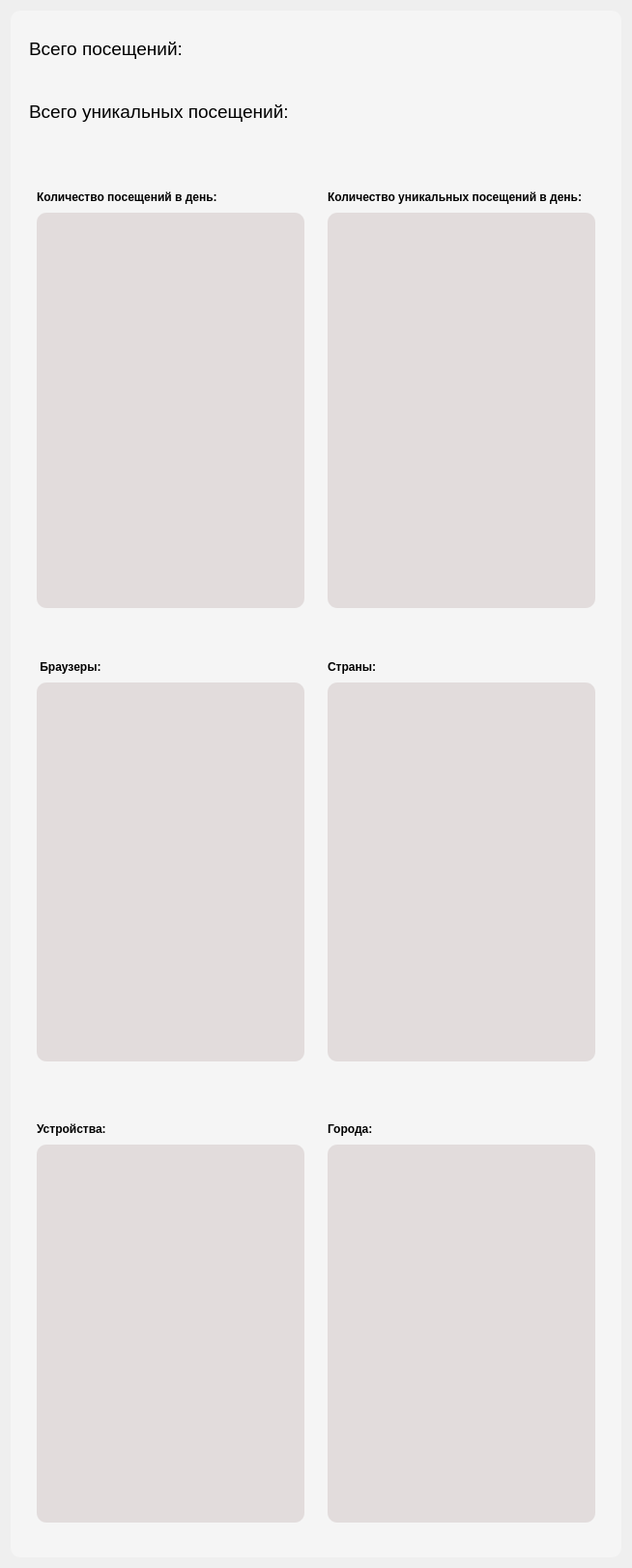
                <widget class="QWidget" name="scrollAreaWidgetContents">
                 <property name="geometry">
                  <rect>
                   <x>0</x>
                   <y>0</y>
                   <width>654</width>
                   <height>1618</height>
                  </rect>
                 </property>
                 <layout class="QVBoxLayout" name="verticalLayout_6">
                  <item>
                   <widget class="QFrame" name="scroll_frame">
                    <property name="minimumSize">
                     <size>
                      <width>0</width>
                      <height>1600</height>
                     </size>
                    </property>
                    <property name="styleSheet">
                     <string notr="true">background-color: #F5F5F5; border-radius: 10px;</string>
                    </property>
                    <property name="frameShape">
                     <enum>QFrame::StyledPanel</enum>
                    </property>
                    <property name="frameShadow">
                     <enum>QFrame::Raised</enum>
                    </property>
                    <layout class="QVBoxLayout" name="verticalLayout_7">
                     <item>
                      <widget class="QFrame" name="frame_7">
                       <property name="minimumSize">
                        <size>
                         <width>0</width>
                         <height>150</height>
                        </size>
                       </property>
                       <property name="maximumSize">
                        <size>
                         <width>16777215</width>
                         <height>150</height>
                        </size>
                       </property>
                       <property name="styleSheet">
                        <string notr="true">background-color: #F5F5F5; border-radius: 10px; border: 0px;</string>
                       </property>
                       <property name="frameShape">
                        <enum>QFrame::StyledPanel</enum>
                       </property>
                       <property name="frameShadow">
                        <enum>QFrame::Raised</enum>
                       </property>
                       <widget class="QLabel" name="label">
                        <property name="geometry">
                         <rect>
                          <x>10</x>
                          <y>20</y>
                          <width>291</width>
                          <height>21</height>
                         </rect>
                        </property>
                        <property name="font">
                         <font>
                          <pointsize>14</pointsize>
                         </font>
                        </property>
                        <property name="styleSheet">
                         <string notr="true">color: black; border: 0px</string>
                        </property>
                        <property name="text">
                         <string>Всего посещений:</string>
                        </property>
                       </widget>
                       <widget class="QLabel" name="label_13">
                        <property name="geometry">
                         <rect>
                          <x>10</x>
                          <y>70</y>
                          <width>401</width>
                          <height>51</height>
                         </rect>
                        </property>
                        <property name="font">
                         <font>
                          <pointsize>14</pointsize>
                         </font>
                        </property>
                        <property name="styleSheet">
                         <string notr="true">color: black; border: 0px</string>
                        </property>
                        <property name="text">
                         <string>Всего уникальных посещений:</string>
                        </property>
                       </widget>
                       <widget class="QLabel" name="all_views">
                        <property name="geometry">
                         <rect>
                          <x>180</x>
                          <y>20</y>
                          <width>431</width>
                          <height>21</height>
                         </rect>
                        </property>
                        <property name="sizePolicy">
                         <sizepolicy hsizetype="Expanding" vsizetype="Preferred">
                          <horstretch>0</horstretch>
                          <verstretch>0</verstretch>
                         </sizepolicy>
                        </property>
                        <property name="font">
                         <font>
                          <pointsize>14</pointsize>
                          <bold>true</bold>
                         </font>
                        </property>
                        <property name="styleSheet">
                         <string notr="true">color: black;border: 0px</string>
                        </property>
                        <property name="text">
                         <string/>
                        </property>
                       </widget>
                       <widget class="QLabel" name="all_unique_views">
                        <property name="geometry">
                         <rect>
                          <x>290</x>
                          <y>85</y>
                          <width>351</width>
                          <height>21</height>
                         </rect>
                        </property>
                        <property name="font">
                         <font>
                          <pointsize>14</pointsize>
                          <bold>true</bold>
                         </font>
                        </property>
                        <property name="styleSheet">
                         <string notr="true">color: black; border: 0px</string>
                        </property>
                        <property name="text">
                         <string/>
                        </property>
                       </widget>
                      </widget>
                     </item>
                     <item>
                      <widget class="QFrame" name="frame_5">
                       <property name="sizePolicy">
                        <sizepolicy hsizetype="Preferred" vsizetype="Preferred">
                         <horstretch>0</horstretch>
                         <verstretch>0</verstretch>
                        </sizepolicy>
                       </property>
                       <property name="maximumSize">
                        <size>
                         <width>16777215</width>
                         <height>16777215</height>
                        </size>
                       </property>
                       <property name="styleSheet">
                        <string notr="true">background-color: #F5F5F5; border-radius: 10px;</string>
                       </property>
                       <property name="frameShape">
                        <enum>QFrame::StyledPanel</enum>
                       </property>
                       <property name="frameShadow">
                        <enum>QFrame::Raised</enum>
                       </property>
                       <layout class="QHBoxLayout" name="horizontalLayout_5">
                        <item>
                         <widget class="QFrame" name="frame_8">
                          <property name="styleSheet">
                           <string notr="true">border: 0px</string>
                          </property>
                          <property name="frameShape">
                           <enum>QFrame::StyledPanel</enum>
                          </property>
                          <property name="frameShadow">
                           <enum>QFrame::Raised</enum>
                          </property>
                          <layout class="QVBoxLayout" name="verticalLayout_8">
                           <item>
                            <widget class="QLabel" name="label_7">
                             <property name="maximumSize">
                              <size>
                               <width>16777215</width>
                               <height>20</height>
                              </size>
                             </property>
                             <property name="font">
                              <font>
                               <bold>true</bold>
                              </font>
                             </property>
                             <property name="styleSheet">
                              <string notr="true">color: #000000; border: 0px</string>
                             </property>
                             <property name="text">
                              <string>Количество посещений в день:</string>
                             </property>
                            </widget>
                           </item>
                           <item>
                            <widget class="MplWidget" name="MplWidget" native="true">
                             <property name="sizePolicy">
                              <sizepolicy hsizetype="Preferred" vsizetype="Preferred">
                               <horstretch>0</horstretch>
                               <verstretch>0</verstretch>
                              </sizepolicy>
                             </property>
                             <property name="maximumSize">
                              <size>
                               <width>522</width>
                               <height>600</height>
                              </size>
                             </property>
                             <property name="styleSheet">
                              <string notr="true">background-color: #E2DCDC;</string>
                             </property>
                            </widget>
                           </item>
                          </layout>
                         </widget>
                        </item>
                        <item>
                         <widget class="QFrame" name="frame_9">
                          <property name="styleSheet">
                           <string notr="true">border: 0px</string>
                          </property>
                          <property name="frameShape">
                           <enum>QFrame::StyledPanel</enum>
                          </property>
                          <property name="frameShadow">
                           <enum>QFrame::Raised</enum>
                          </property>
                          <layout class="QVBoxLayout" name="verticalLayout_9">
                           <item>
                            <widget class="QLabel" name="label_9">
                             <property name="maximumSize">
                              <size>
                               <width>16777215</width>
                               <height>20</height>
                              </size>
                             </property>
                             <property name="font">
                              <font>
                               <bold>true</bold>
                              </font>
                             </property>
                             <property name="styleSheet">
                              <string notr="true">color: #000000; border: 0px</string>
                             </property>
                             <property name="text">
                              <string>Количество уникальных посещений в день:</string>
                             </property>
                            </widget>
                           </item>
                           <item>
                            <widget class="MplWidget" name="MplWidget_2" native="true">
                             <property name="sizePolicy">
                              <sizepolicy hsizetype="Preferred" vsizetype="Preferred">
                               <horstretch>0</horstretch>
                               <verstretch>0</verstretch>
                              </sizepolicy>
                             </property>
                             <property name="maximumSize">
                              <size>
                               <width>522</width>
                               <height>600</height>
                              </size>
                             </property>
                             <property name="styleSheet">
                              <string notr="true">background-color: #E2DCDC; </string>
                             </property>
                            </widget>
                           </item>
                          </layout>
                         </widget>
                        </item>
                       </layout>
                      </widget>
                     </item>
                     <item>
                      <widget class="QFrame" name="frame_6">
                       <property name="sizePolicy">
                        <sizepolicy hsizetype="Expanding" vsizetype="Preferred">
                         <horstretch>0</horstretch>
                         <verstretch>0</verstretch>
                        </sizepolicy>
                       </property>
                       <property name="styleSheet">
                        <string notr="true">background-color: #F5F5F5; border-radius: 10px;</string>
                       </property>
                       <property name="frameShape">
                        <enum>QFrame::StyledPanel</enum>
                       </property>
                       <property name="frameShadow">
                        <enum>QFrame::Raised</enum>
                       </property>
                       <layout class="QHBoxLayout" name="horizontalLayout_6" stretch="0">
                        <item>
                         <widget class="QFrame" name="frame_11">
                          <property name="sizePolicy">
                           <sizepolicy hsizetype="Expanding" vsizetype="Preferred">
                            <horstretch>0</horstretch>
                            <verstretch>0</verstretch>
                           </sizepolicy>
                          </property>
                          <property name="maximumSize">
                           <size>
                            <width>16777215</width>
                            <height>16777215</height>
                           </size>
                          </property>
                          <property name="styleSheet">
                           <string notr="true">border: 0px</string>
                          </property>
                          <property name="frameShape">
                           <enum>QFrame::StyledPanel</enum>
                          </property>
                          <property name="frameShadow">
                           <enum>QFrame::Raised</enum>
                          </property>
                          <layout class="QHBoxLayout" name="horizontalLayout_7">
                           <property name="rightMargin">
                            <number>9</number>
                           </property>
                           <item>
                            <widget class="QFrame" name="frame_10">
                             <property name="sizePolicy">
                              <sizepolicy hsizetype="Expanding" vsizetype="Preferred">
                               <horstretch>0</horstretch>
                               <verstretch>0</verstretch>
                              </sizepolicy>
                             </property>
                             <property name="styleSheet">
                              <string notr="true">border: 0px</string>
                             </property>
                             <property name="frameShape">
                              <enum>QFrame::StyledPanel</enum>
                             </property>
                             <property name="frameShadow">
                              <enum>QFrame::Raised</enum>
                             </property>
                             <layout class="QVBoxLayout" name="verticalLayout_10">
                              <property name="leftMargin">
                               <number>0</number>
                              </property>
                              <item>
                               <widget class="QLabel" name="label_8">
                                <property name="maximumSize">
                                 <size>
                                  <width>16777215</width>
                                  <height>20</height>
                                 </size>
                                </property>
                                <property name="font">
                                 <font>
                                  <bold>true</bold>
                                 </font>
                                </property>
                                <property name="styleSheet">
                                 <string notr="true">color: #000000;</string>
                                </property>
                                <property name="text">
                                 <string> Браузеры:</string>
                                </property>
                               </widget>
                              </item>
                              <item>
                               <widget class="MplDiagramma" name="MplWidget_3" native="true">
                                <property name="sizePolicy">
                                 <sizepolicy hsizetype="Expanding" vsizetype="Preferred">
                                  <horstretch>0</horstretch>
                                  <verstretch>0</verstretch>
                                 </sizepolicy>
                                </property>
                                <property name="maximumSize">
                                 <size>
                                  <width>522</width>
                                  <height>600</height>
                                 </size>
                                </property>
                                <property name="styleSheet">
                                 <string notr="true">background-color: #E2DCDC;</string>
                                </property>
                               </widget>
                              </item>
                             </layout>
                            </widget>
                           </item>
                           <item>
                            <widget class="QFrame" name="frame_12">
                             <property name="sizePolicy">
                              <sizepolicy hsizetype="Expanding" vsizetype="Preferred">
                               <horstretch>0</horstretch>
                               <verstretch>0</verstretch>
                              </sizepolicy>
                             </property>
                             <property name="maximumSize">
                              <size>
                               <width>16777215</width>
                               <height>16777215</height>
                              </size>
                             </property>
                             <property name="styleSheet">
                              <string notr="true">border: 0px</string>
                             </property>
                             <property name="frameShape">
                              <enum>QFrame::StyledPanel</enum>
                             </property>
                             <property name="frameShadow">
                              <enum>QFrame::Raised</enum>
                             </property>
                             <layout class="QVBoxLayout" name="verticalLayout_11">
                              <property name="leftMargin">
                               <number>9</number>
                              </property>
                              <property name="rightMargin">
                               <number>0</number>
                              </property>
                              <item>
                               <widget class="QLabel" name="label_10">
                                <property name="maximumSize">
                                 <size>
                                  <width>16777215</width>
                                  <height>20</height>
                                 </size>
                                </property>
                                <property name="font">
                                 <font>
                                  <bold>true</bold>
                                 </font>
                                </property>
                                <property name="styleSheet">
                                 <string notr="true">color: #000000;</string>
                                </property>
                                <property name="text">
                                 <string>Страны:</string>
                                </property>
                               </widget>
                              </item>
                              <item>
                               <widget class="MplDiagramma" name="MplWidget_4" native="true">
                                <property name="sizePolicy">
                                 <sizepolicy hsizetype="Expanding" vsizetype="Preferred">
                                  <horstretch>0</horstretch>
                                  <verstretch>0</verstretch>
                                 </sizepolicy>
                                </property>
                                <property name="maximumSize">
                                 <size>
                                  <width>522</width>
                                  <height>600</height>
                                 </size>
                                </property>
                                <property name="styleSheet">
                                 <string notr="true">background-color: #E2DCDC;</string>
                                </property>
                               </widget>
                              </item>
                             </layout>
                            </widget>
                           </item>
                          </layout>
                         </widget>
                        </item>
                       </layout>
                      </widget>
                     </item>
                     <item>
                      <widget class="QFrame" name="frame_13">
                       <property name="styleSheet">
                        <string notr="true">background-color: #F5F5F5; border-radius: 10px;</string>
                       </property>
                       <property name="frameShape">
                        <enum>QFrame::StyledPanel</enum>
                       </property>
                       <property name="frameShadow">
                        <enum>QFrame::Raised</enum>
                       </property>
                       <layout class="QHBoxLayout" name="horizontalLayout_9">
                        <item>
                         <widget class="QFrame" name="frame_14">
                          <property name="sizePolicy">
                           <sizepolicy hsizetype="Expanding" vsizetype="Preferred">
                            <horstretch>0</horstretch>
                            <verstretch>0</verstretch>
                           </sizepolicy>
                          </property>
                          <property name="maximumSize">
                           <size>
                            <width>16777215</width>
                            <height>16777215</height>
                           </size>
                          </property>
                          <property name="styleSheet">
                           <string notr="true">border: 0px</string>
                          </property>
                          <property name="frameShape">
                           <enum>QFrame::StyledPanel</enum>
                          </property>
                          <property name="frameShadow">
                           <enum>QFrame::Raised</enum>
                          </property>
                          <layout class="QHBoxLayout" name="horizontalLayout_8">
                           <property name="rightMargin">
                            <number>9</number>
                           </property>
                           <item>
                            <widget class="QFrame" name="frame_15">
                             <property name="frameShape">
                              <enum>QFrame::StyledPanel</enum>
                             </property>
                             <property name="frameShadow">
                              <enum>QFrame::Raised</enum>
                             </property>
                             <layout class="QVBoxLayout" name="verticalLayout_12">
                              <property name="leftMargin">
                               <number>0</number>
                              </property>
                              <item>
                               <widget class="QLabel" name="label_11">
                                <property name="maximumSize">
                                 <size>
                                  <width>16777215</width>
                                  <height>20</height>
                                 </size>
                                </property>
                                <property name="font">
                                 <font>
                                  <bold>true</bold>
                                 </font>
                                </property>
                                <property name="styleSheet">
                                 <string notr="true">color: #000000;</string>
                                </property>
                                <property name="text">
                                 <string>Устройства:</string>
                                </property>
                               </widget>
                              </item>
                              <item>
                               <widget class="MplDiagramma" name="MplWidget_5" native="true">
                                <property name="sizePolicy">
                                 <sizepolicy hsizetype="Preferred" vsizetype="Preferred">
                                  <horstretch>0</horstretch>
                                  <verstretch>0</verstretch>
                                 </sizepolicy>
                                </property>
                                <property name="maximumSize">
                                 <size>
                                  <width>522</width>
                                  <height>600</height>
                                 </size>
                                </property>
                                <property name="layoutDirection">
                                 <enum>Qt::LeftToRight</enum>
                                </property>
                                <property name="styleSheet">
                                 <string notr="true">background-color: #E2DCDC;</string>
                                </property>
                               </widget>
                              </item>
                             </layout>
                            </widget>
                           </item>
                           <item>
                            <widget class="QFrame" name="frame_16">
                             <property name="sizePolicy">
                              <sizepolicy hsizetype="Preferred" vsizetype="Preferred">
                               <horstretch>0</horstretch>
                               <verstretch>0</verstretch>
                              </sizepolicy>
                             </property>
                             <property name="maximumSize">
                              <size>
                               <width>16777215</width>
                               <height>16777215</height>
                              </size>
                             </property>
                             <property name="frameShape">
                              <enum>QFrame::StyledPanel</enum>
                             </property>
                             <property name="frameShadow">
                              <enum>QFrame::Raised</enum>
                             </property>
                             <layout class="QVBoxLayout" name="verticalLayout_13">
                              <property name="leftMargin">
                               <number>9</number>
                              </property>
                              <property name="rightMargin">
                               <number>0</number>
                              </property>
                              <item>
                               <widget class="QLabel" name="label_12">
                                <property name="maximumSize">
                                 <size>
                                  <width>16777215</width>
                                  <height>20</height>
                                 </size>
                                </property>
                                <property name="font">
                                 <font>
                                  <bold>true</bold>
                                 </font>
                                </property>
                                <property name="styleSheet">
                                 <string notr="true">color: #000000;</string>
                                </property>
                                <property name="text">
                                 <string>Города:</string>
                                </property>
                               </widget>
                              </item>
                              <item>
                               <widget class="MplDiagramma" name="MplWidget_6" native="true">
                                <property name="sizePolicy">
                                 <sizepolicy hsizetype="Preferred" vsizetype="Preferred">
                                  <horstretch>0</horstretch>
                                  <verstretch>0</verstretch>
                                 </sizepolicy>
                                </property>
                                <property name="maximumSize">
                                 <size>
                                  <width>522</width>
                                  <height>600</height>
                                 </size>
                                </property>
                                <property name="styleSheet">
                                 <string notr="true">background-color: #E2DCDC;</string>
                                </property>
                               </widget>
                              </item>
                             </layout>
                            </widget>
                           </item>
                          </layout>
                         </widget>
                        </item>
                       </layout>
                      </widget>
                     </item>
                    </layout>
                   </widget>
                  </item>
                 </layout>
                </widget>
